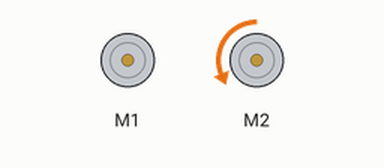
The sketch below on a simulated Arduino Uno, built with avr-gcc and run on an emulated ATmega328P. On the bench: 2 × DC motor (green arrow = forward, orange = backward, longer = faster). What the sketch prints to the serial monitor is not drawn.

Above: at 2.5 s.
At 7.5 s:
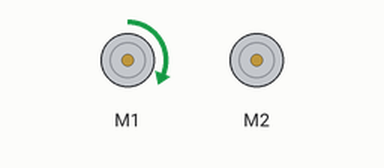
Timing chart, 0 to 13.0 s (numbered marks = the images above):
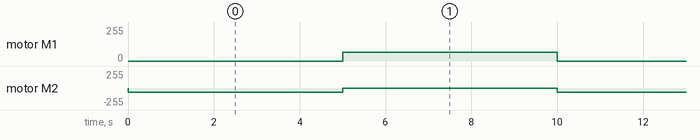

Measured:
- by itself, motor M1: alternates forward 65/255 for 5.0 s and stopped for 5.0 s
- by itself, motor M2: alternates backward 65/255 for 5.0 s and stopped for 5.0 s

The sketch:

pregunta_1.ino
```cpp
#include <DualVNH5019MotorShield.h>

#include "DualVNH5019MotorShield.h"

DualVNH5019MotorShield md;

void stopIfFault()
{
  if (md.getM1Fault())
  {
    Serial.println("M1 fault");
    while(1);
  }
  if (md.getM2Fault())
  {
    Serial.println("M2 fault");
    while(1);
  }
}

void setup()
{
  Serial.begin(115200);
  Serial.println("Dual VNH5019 Motor Shield");
  md.init();
}

void loop()
{
  // Seteamos una velocidad para cada rueda, y hacemos un delay
  // Para que cada rueda gire cada 5 segundos
  md.setM1Speed(0);
  md.setM2Speed(-400*3/11.7);
  delay(5000);

  md.setM1Speed(400*3/11.7);
  md.setM2Speed(0);
  delay(5000);


}
```
